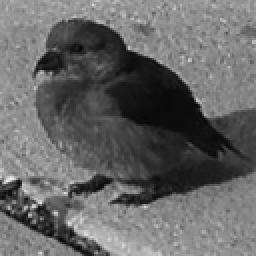
#> input picture HW 1 - Invert Image/robin.jpg, 128 x 128 px (shown 2 times larger)
$ python invertImage.py
#> lines starting #> are read from the running program, lines starting #| are printed output that depends on the picture
# Mustafa Hussain
# Digital Image Processing with Dr. Anas Salah Eddin
# FL Poly, Spring 2015
#
# Homework 1: Invert an Image

# USAGE NOTES:
# Please ensure that the script is running as the same directory as robin.jpg!

from PIL import Image
from skimage import io
import matplotlib.pyplot as plt
import numpy
import copy

# Import image.
image = Image.open('robin.jpg')
#> image is the input picture: PIL image 128x128 L; min 2, max 239, mean 102.2

colors = 256 # 8-bit image
width, height = image.size
#> width = 128; height = 128

# Convert image to NumPy array.
image = numpy.array(image)

# ...and keep a copy.
oldImage = copy.deepcopy(image)

# Invert image.
for i in range(width):
    for j in range(height):
        image[i][j] = colors - image[i][j]
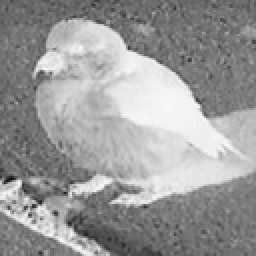
#> image: shape (128, 128) (shown 2 times larger); min 17, max 254, mean 153.8

# Show the before-and-after.
plt.figure()
io.imshow(oldImage)

plt.figure()
io.imshow(image)

io.show()
